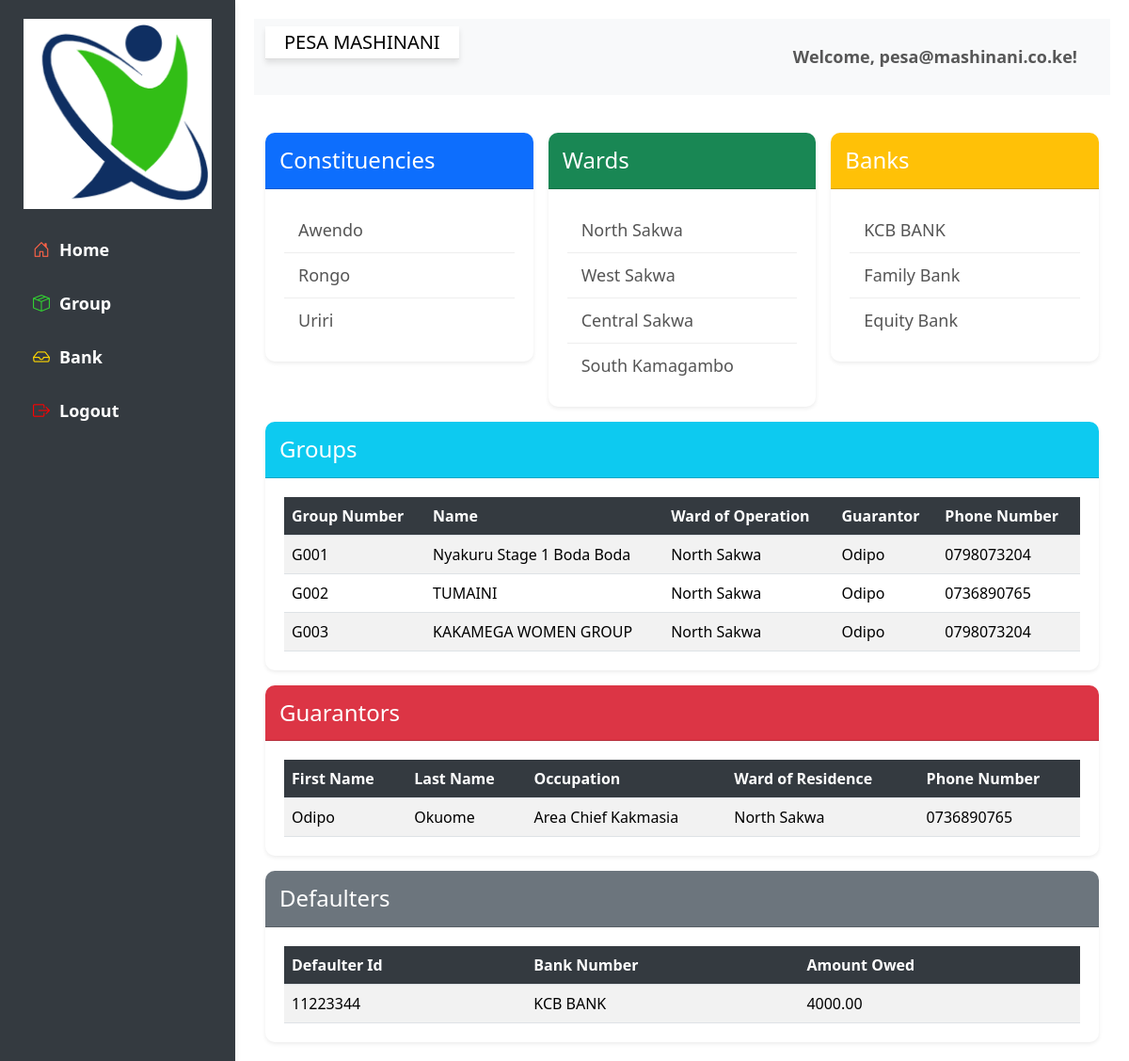
Page /Pesa/dashboard/ (signed in) on the committed database.
### Mashinani/models.py (models this page shows, shortened)
class System_User(models.Model):
    username = models.EmailField(primary_key=True, unique=True, max_length=50, help_text="Enter a valid Username")
    password_hash = models.CharField(max_length=128, help_text="Enter a valid password")  # Store hashed password
    role_name = models.CharField(max_length=8, help_text="Enter a valid role")

class Constituency(models.Model):
    constituency_id = models.AutoField(primary_key=True, unique=True)
    constituency_name = models.CharField(max_length=100, help_text="Enter Constituency Name")
    county_id = models.ForeignKey(County, on_delete=models.CASCADE)

class Ward(models.Model):
    ward_id = models.AutoField(primary_key=True, unique=True)
    ward_name = models.CharField(max_length=100, help_text="Enter Ward Name")
    constituency_id = models.ForeignKey(Constituency, on_delete=models.CASCADE)
    def __str__(self):
        return self.ward_name

class Bank(models.Model):
    bank_no = models.CharField(max_length=50, primary_key=True, unique=True, help_text="Enter Bank Number")
    bank_name = models.CharField(max_length=50, unique=True, help_text="Enter Bank Name")
    email_address = models.EmailField(unique=True, max_length=50, help_text="Enter Email Address")
    phone_number = models.CharField(max_length=13,  validators=[validate_kenyan_phone_number], help_text="Enter phone number in the format 0798073204 or +254798073404")
    username = models.CharField(max_length=50, help_text="Enter Username", blank=True)
    account = models.ForeignKey(Account, on_delete=models.CASCADE)
    constituency = models.ForeignKey(Constituency, on_delete=models.CASCADE)
    def __str__(self):
        return f"{self.bank_name}"

class Group(models.Model):
    group_no = models.CharField(max_length=50, primary_key=True, unique=True, help_text="Enter Group Number")
    group_name = models.CharField(max_length=100, help_text="Enter Group Name")
    email_address = models.EmailField(unique=True, max_length=50, help_text="Enter Email Address")
    phone_number = models.CharField(max_length=13, validators=[validate_kenyan_phone_number], help_text="Enter phone number in the format 0798073204 or +254798073404")
    username = models.CharField(max_length=50, help_text="Enter Username", blank=True)
    ward = models.ForeignKey(Ward, on_delete=models.CASCADE)
    guarantor = models.ForeignKey(Guarantor, on_delete=models.CASCADE)
    account = models.ForeignKey(Account, on_delete=models.CASCADE)

class Guarantor(models.Model):
    guarantor_id = models.AutoField(primary_key=True, unique=True)
    national_id_no = models.DecimalField(max_digits=8, decimal_places=0, unique=True, validators=[validate_kenyan_id], help_text="Enter National Identification Number:")
    email_address = models.EmailField(unique=True, max_length=50, help_text="Enter Email Address")
    first_name = models.CharField(max_length=30, help_text="Enter First Name")
    last_name = models.CharField(max_length=30, help_text="Enter Last Name")
    username = models.CharField(max_length=50, help_text="Enter Username", blank=True)
    phone_number = models.CharField(max_length=13, validators=[validate_kenyan_phone_number], help_text="Enter phone number in the format 0798073204 or +254798073404")
    dob = models.DateField(help_text="Enter Date of Birth")
    occupation = models.CharField(max_length=100, help_text="Enter Occupation")
    account_no = models.ForeignKey(Account, on_delete=models.CASCADE)
    ward = models.ForeignKey(Ward, on_delete=models.CASCADE)
    def __str__(self):
        return f"{self.first_name}"

class Defaulter(models.Model):
    national_id_no = models.DecimalField(max_digits=8, decimal_places=0, primary_key=True, unique=True, validators=[validate_kenyan_id], help_text="Enter National Identification Number:")
    amount_owed = models.DecimalField(max_digits=15, decimal_places=2, help_text="Enter Amount Owed")
    submission_date = models.DateField(help_text="Enter Date of Submission", blank=True)
    bank_no =  models.ForeignKey(Bank, on_delete=models.CASCADE)

### Mashinani/views.py (the view)
# urls.py: path('dashboard/',DashboardView.as_view(), name='dashboard'),
class DashboardView(View):
    def get(self, request):
        banks = Bank.objects.all()
        groups = Group.objects.all()
        defaulters = Defaulter.objects.all()
        constituencies = Constituency.objects.all()
        wards = Ward.objects.all()
        guarantors = Guarantor.objects.all()
        context = {
            'banks': banks,
            'groups': groups,
            'defaulters': defaulters,
            'constituencies': constituencies,
            'wards': wards,
            'guarantors': guarantors,
        }
        username = request.session.get('username')
        if not username:
            return redirect('admin-login')  # Redirect to login if username is not in session
        try:
            user = System_User.objects.get(username=username)
        except System_User.DoesNotExist:
            return redirect('admin-login')
        context['user'] = user
        return render(request, 'dashboard.html', context)

### Mashinani/templates/dashboard.html
{% extends 'base_dashboard.html' %}
{% load static %}
{% block content %}
<link rel="stylesheet" href="{% static 'css/dashboard.css' %}">
<nav class="navbar navbar-expand-lg navbar-light bg-light">
    <div class="container-fluid">
        <h2 class="navbar-brand">PESA MASHINANI</h2>
        <div class="collapse navbar-collapse justify-content-end">
            <ul class="navbar-nav ml-auto">
                <li class="nav-item">
                    <span class="nav-link">Welcome, {{ user.username }}!</span>
                </li>
            </ul>
        </div>
    </div>
</nav>
<div class="container-fluid">
    <div class="row g-3 mt-4">
        <div class="col-lg-4 col-md-6">
            <div class="card shadow-sm border-0">
                <div class="card-header bg-primary text-white">
                    <h3>Constituencies</h3>
                </div>
                <div class="card-body">
                    {% if constituencies %}
                        <ul class="list-group list-group-flush">
                            {% for constituency in constituencies %}
                                <li class="list-group-item">{{ constituency.constituency_name }}</li>
                            {% endfor %}
                        </ul>
                    {% else %}
                        <p class="text-muted text-center">No constituencies available.</p>
                    {% endif %}
                </div>
            </div>
        </div>
        <div class="col-lg-4 col-md-6">
            <div class="card shadow-sm border-0">
                <div class="card-header bg-success text-white">
                    <h3>Wards</h3>
                </div>
                <div class="card-body">
                    {% if wards %}
                        <ul class="list-group list-group-flush">
                            {% for ward in wards %}
                                <li class="list-group-item">{{ ward.ward_name }}</li>
                            {% endfor %}
                        </ul>
                    {% else %}
                        <p class="text-muted text-center">No wards available.</p>
                    {% endif %}
                </div>
            </div>
        </div>
        <div class="col-lg-4 col-md-6">
            <div class="card shadow-sm border-0">
                <div class="card-header bg-warning text-white">
                    <h3>Banks</h3>
                </div>
                <div class="card-body">
                    {% if banks %}
                        <ul class="list-group list-group-flush">
                            {% for bank in banks %}
                                <li class="list-group-item">{{ bank.bank_name }}</li>
                            {% endfor %}
                        </ul>
                    {% else %}
                        <p class="text-muted text-center">No banks available.</p>
                    {% endif %}
                </div>
            </div>
        </div>
        <div class="col-12">
            <div class="card shadow-sm border-0">
                <div class="card-header bg-info text-white">
                    <h3>Groups</h3>
                </div>
                <div class="card-body">
                    {% if groups %}
                        <table class="table table-striped">
                            <thead>
                                <tr>
                                    <th scope="col">Group Number</th>
                                    <th scope="col">Name</th>
                                    <th scope="col">Ward of Operation</th>
                                    <th scope="col">Guarantor</th>
                                    <th scope="col">Phone Number</th>
                                </tr>
                            </thead>
                            <tbody>
                                {% for group in groups %}
                                    <tr>
                                        <td>{{ group.group_no }}</td>
                                        <td>{{ group.group_name }}</td>
                                        <td>{{ group.ward }}</td>
                                        <td>{{ group.guarantor }}</td>
                                        <td>{{ group.phone_number }}</td>
                                    </tr>
                                {% endfor %}
                            </tbody>
                        </table>
                    {% else %}
                        <p class="text-muted text-center">No groups available.</p>
                    {% endif %}
                </div>
            </div>
        </div>
        <div class="col-12">
            <div class="card shadow-sm border-0">
                <div class="card-header bg-danger text-white">
                    <h3>Guarantors</h3>
                </div>
                <div class="card-body">
                    {% if guarantors %}
                        <table class="table table-striped">
                            <thead>
                                <tr>
                                    <th scope="col">First Name</th>
                                    <th scope="col">Last Name</th>
                                    <th scope="col">Occupation</th>
                                    <th scope="col">Ward of Residence</th>
                                    <th scope="col">Phone Number</th>
                                </tr>
                            </thead>
                            <tbody>
                                {% for guarantor in guarantors %}
                                    <tr>
                                        <td>{{ guarantor.first_name }}</td>
                                        <td>{{ guarantor.last_name }}</td>
                                        <td>{{ guarantor.occupation }}</td>
                                        <td>{{ guarantor.ward }}</td>
                                        <td>{{ guarantor.phone_number }}</td>
                                    </tr>
                                {% endfor %}
                            </tbody>
                        </table>
                    {% else %}
                        <p class="text-muted text-center">No guarantors available.</p>
                    {% endif %}
                </div>
            </div>
        </div>
        <div class="col-12">
            <div class="card shadow-sm border-0">
                <div class="card-header bg-secondary text-white">
                    <h3>Defaulters</h3>
                </div>
                <div class="card-body">
                    {% if defaulters %}
                        <table class="table table-striped">
                            <thead>
                                <tr>
                                    <th scope="col">Defaulter Id</th>
                                    <th scope="col">Bank Number</th>
                                    <th scope="col">Amount Owed</th>
                                </tr>
                            </thead>
                            <tbody>
                                {% for defaulter in defaulters %}
                                    <tr>
                                        <td>{{ defaulter.national_id_no }}</td>
                                        <td>{{ defaulter.bank_no }}</td>
                                        <td>{{ defaulter.amount_owed }}</td>
                                    </tr>
                                {% endfor %}
                            </tbody>
                        </table>
                    {% else %}
                        <p class="text-muted text-center">No defaulters available.</p>
                    {% endif %}
                </div>
            </div>
        </div>
    </div>
</div>
{% endblock %}

### Mashinani/static/css/base_dashboard.css (style rules this page uses)
body, h1, h2, h3, p, ul, li { margin: 0; padding: 0; }
body { font-family: 'Nunito', sans-serif; margin: 0; padding: 0; box-sizing: border-box; background-color: #f9f9f9; color: #333; }
.nav-item { display: flex; align-items: center; text-decoration: none; color: #ffffff; font-weight: bold; font-size: 18px; transition: background-color 0.3s ease, color 0.3s ease; padding: 10px 15px; border-radius: 5px; }

### Mashinani/static/css/dashboard.css (style rules this page uses)
body { font-family: 'Segoe UI', Tahoma, Geneva, Verdana, sans-serif; background-color: #f0f2f5; color: #333; margin: 0; padding: 0; }
h2 { font-size: 32px; color: #4a4a4a; margin-bottom: 30px; text-align: center; background-color: #ffffff; padding: 20px; border-bottom: 1px solid #ddd; box-shadow: 0 4px 6px rgba(0, 0, 0, 0.1); }
.card { border-radius: 10px; overflow: hidden; transition: transform 0.2s, box-shadow 0.2s; }
.card-header { padding: 15px; font-size: 24px; font-weight: bold; }
.card-body { padding: 20px; }
.card h3 { font-size: 24px; color: #ffffff; margin-bottom: 0; }
.list-group-item { font-size: 18px; color: #555; padding: 10px 15px; border: none; border-bottom: 1px solid #eee; transition: background-color 0.2s ease-in-out, color 0.2s ease-in-out; }
.list-group-item:last-child { border-bottom: none; }
.table-striped tbody tr:nth-of-type(odd) { background-color: rgba(0, 0, 0, 0.05); }
.table { margin-bottom: 0; }
.table thead th { background-color: #343a40; color: #ffffff; }

### rows in the picture
System_User: username "pesa@mashinani.co.ke"
Constituency: constituency_name "Awendo"
Constituency: constituency_name "Rongo"
Constituency: constituency_name "Uriri"
Ward: ward_name "North Sakwa"
Ward: ward_name "West Sakwa"
Ward: ward_name "Central Sakwa"
Ward: ward_name "South Kamagambo"
Bank: bank_name "KCB BANK"
Bank: bank_name "Family Bank"
Bank: bank_name "Equity Bank"
Group: group_no "G001", group_name "Nyakuru Stage 1 Boda Boda", ward "North Sakwa", guarantor "Odipo", phone_number "0798073204"
Group: group_no "G002", group_name "TUMAINI", ward "North Sakwa", guarantor "Odipo", phone_number "0736890765"
Group: group_no "G003", group_name "KAKAMEGA WOMEN GROUP", ward "North Sakwa", guarantor "Odipo", phone_number "0798073204"
Guarantor: first_name "Odipo", last_name "Okuome", occupation "Area Chief Kakmasia", ward "North Sakwa", phone_number "0736890765"
Defaulter: national_id_no "11223344", bank_no "KCB BANK", amount_owed "4000.00"
